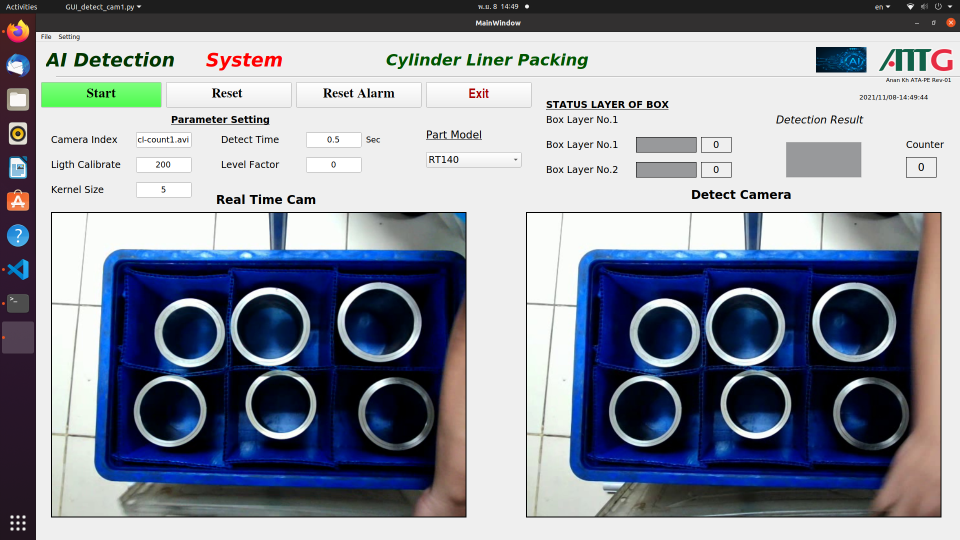
#> input picture LinerCount2/test.png, 1920 x 1080 px, found by its file name (shown at 1/2 size)
$ python testxx.py
#> lines starting #> are read from the running program, lines starting #| are printed output that depends on the picture; after the words box and inside, x2 and y2 are one past the last pixel; in counts of white or black regions, pixels touching at a corner belong together
#> further down, img is the input picture: shape (1080, 1920, 3); mean B, G, R 156, 143.1, 138.1
import cv2

def roundCorner(x, img, color=(0,255,0), factor=0.10, thickness=2):
#> called with color = (0, 255, 0), factor = 0.1, thickness = 2
    x1,y1 = int(x[0]), int(x[1])
    x2,y2 = int(x[2]), int(x[3])
    l = int(min(x2-x1,y2-y1)*factor)
    cv2.ellipse(img,(x1+l,y1+l),(l,l),0,-180,-90,color,thickness,0)
#> img: shape (1080, 1920, 3); 0.01% of pixels changed, all inside (x1, y1, x2, y2) = (99, 99, 132, 132)
    cv2.ellipse(img,(x2-l,y2-l),(l,l),0,0,90,color,thickness,0)
#> img: shape (1080, 1920, 3); mean B, G, R 156, 143.2, 138.1
    cv2.ellipse(img,(x2-l,y1+l),(l,l),0,-90,0,color,thickness,0)
#> img: shape (1080, 1920, 3); mean B, G, R 156, 143.2, 138.1
    cv2.ellipse(img,(x1+l,y2-l),(l,l),0,-180,-270,color,thickness,0)
#> img: shape (1080, 1920, 3); mean B, G, R 156, 143.2, 138
    cv2.line(img, (x1+l,y1), (x2-l,y1), color, thickness,0)
#> img: shape (1080, 1920, 3); mean B, G, R 155.9, 143.2, 138
    cv2.line(img, (x1+l,y2), (x2-l,y2), color, thickness,0)
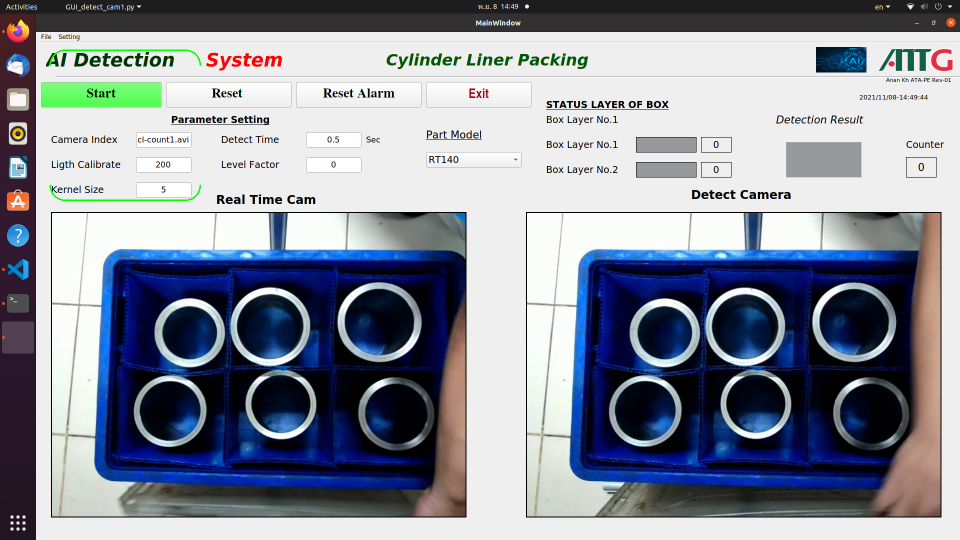
#> img: shape (1080, 1920, 3) (shown at 1/2 size); mean B, G, R 155.8, 143.2, 137.9
    cv2.line(img, (x1,y1+l), (x1,y2-l), color, thickness,0)
#> img: shape (1080, 1920, 3); 0.03% of pixels changed, all inside (x1, y1, x2, y2) = (99, 131, 102, 370)
    cv2.line(img, (x2,y1+l), (x2,y2-l), color, thickness,0)
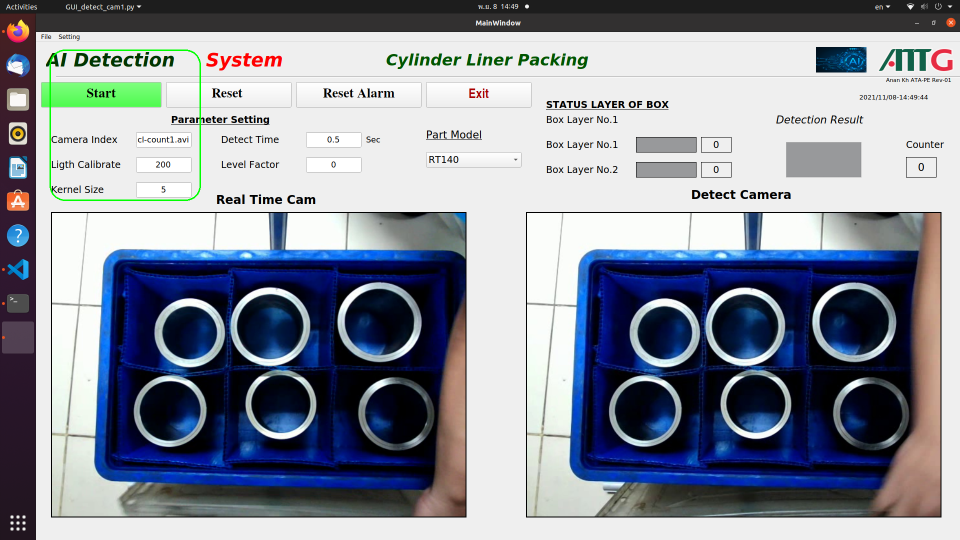
#> img: shape (1080, 1920, 3) (shown at 1/2 size); mean B, G, R 155.6, 143.2, 137.7

img = cv2.imread('test.png')
roundCorner([100,100,400,400],img)
cv2.imshow('test',img)
cv2.waitKey()
cv2.destroyAllWindows()
